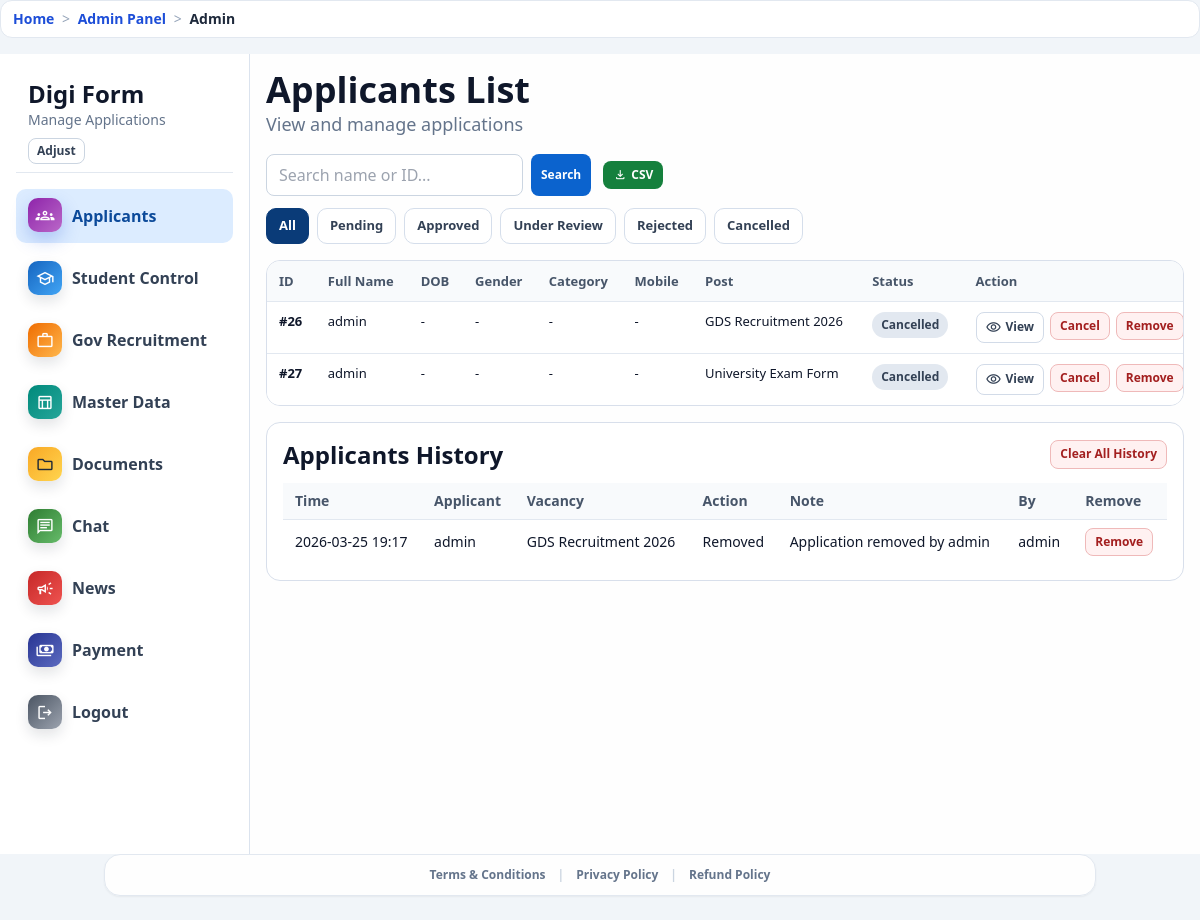
Page /admin-panel/applicants/ (signed in) on the committed database.
### accounts/models.py (models this page shows, shortened)
class Application(models.Model):
    STATUS_PENDING = "pending"
    STATUS_APPROVED = "approved"
    STATUS_UNDER_REVIEW = "under_review"
    STATUS_REJECTED = "rejected"
    STATUS_CANCELLED = "cancelled"
    STATUS_CHOICES = [
        (STATUS_PENDING, "Pending"),
        (STATUS_APPROVED, "Approved"),
        (STATUS_UNDER_REVIEW, "Under Review"),
        (STATUS_REJECTED, "Rejected"),
        (STATUS_CANCELLED, "Cancelled"),
    ]
    profile = models.ForeignKey(UserProfile, on_delete=models.CASCADE, related_name="applications")
    vacancy = models.ForeignKey(Vacancy, on_delete=models.CASCADE, related_name="applications")
    status = models.CharField(max_length=20, choices=STATUS_CHOICES, default=STATUS_PENDING)
    remarks = models.TextField(blank=True)
    applied_at = models.DateTimeField(auto_now_add=True)
    updated_at = models.DateTimeField(auto_now=True)
    cancelled_at = models.DateTimeField(null=True, blank=True)
    class Meta:
        ordering = ["-applied_at"]
        constraints = [
            models.UniqueConstraint(fields=["profile", "vacancy"], name="unique_application_per_profile_vacancy"),
        ]

class Vacancy(models.Model):
    CATEGORY_GOVERNMENT = "government"
    CATEGORY_STUDENT = "student"
    CATEGORY_CHOICES = [
        (CATEGORY_GOVERNMENT, "Government"),
        (CATEGORY_STUDENT, "Student"),
    ]
    category = models.CharField(max_length=20, choices=CATEGORY_CHOICES, default=CATEGORY_GOVERNMENT)
    title = models.CharField(max_length=200)
    organization = models.CharField(max_length=200)
    last_date = models.DateField()
    icon_name = models.CharField(max_length=50, blank=True, default="description")
    image = models.ImageField(upload_to="vacancy_images/", null=True, blank=True)
    display_order = models.PositiveIntegerField(default=0)
    is_active = models.BooleanField(default=True)
    hidden_from_users = models.BooleanField(default=False)
    visible_to_users = models.JSONField(default=list, blank=True)
    required_documents = models.JSONField(default=list, blank=True)
    required_profile_fields = models.JSONField(default=list, blank=True)
    mobile_page_size = models.PositiveSmallIntegerField(default=6)
    created_at = models.DateTimeField(auto_now_add=True)
    class Meta:
        ordering = ["display_order", "last_date", "id"]

class ApplicationHistory(models.Model):
    ACTION_STATUS = "status_update"
    ACTION_CANCEL = "cancel"
    ACTION_REMOVE = "remove"
    ACTION_CHOICES = [
        (ACTION_STATUS, "Status Update"),
        (ACTION_CANCEL, "Cancelled"),
        (ACTION_REMOVE, "Removed"),
    ]
    application = models.ForeignKey(
        Application, null=True, blank=True, on_delete=models.SET_NULL, related_name="history_entries"
    )
    action = models.CharField(max_length=20, choices=ACTION_CHOICES, default=ACTION_STATUS)
    profile_name = models.CharField(max_length=150, blank=True)
    applicant_username = models.CharField(max_length=150, blank=True)
    vacancy_title = models.CharField(max_length=220, blank=True)
    actor_username = models.CharField(max_length=150, blank=True)
    note = models.CharField(max_length=300, blank=True)
    created_at = models.DateTimeField(auto_now_add=True)
    class Meta:
        ordering = ["-created_at", "-id"]

### core/views.py (the view)
# urls.py: path("admin-panel/applicants/", views.admin_applicants, name="admin_applicants"),
@login_required
def admin_applicants(request):
    if not _can_access_admin(request):
        messages.error(request, "Admin panel access allowed nahi hai.")
        return redirect("dashboard")
    query = request.GET.get("q", "").strip()
    status = request.GET.get("status", "all").strip() or "all"
    applications = _filtered_applications(query, status)
    for app in applications:
        app.document_links = _collect_document_links(app)
        payload = _extract_payload_from_remarks(app.remarks)
        app.display_full_name = (
            _payload_first_value(payload, "Full Name", "Student Name", "Applicant Name", "Name")
            or app.profile.full_name
            or app.profile.user.username
        )
        app.display_dob = _payload_first_value(payload, "Date Of Birth", "DOB") or (
            app.profile.dob.strftime("%Y-%m-%d") if app.profile.dob else ""
        )
        app.display_gender = _payload_first_value(payload, "Gender") or app.profile.get_gender_display()
        app.display_category = _payload_first_value(payload, "Category", "Category/Caste", "Caste") or app.profile.category
        app.display_mobile = _payload_first_value(payload, "Mobile Number", "Mobile", "Contact Info", "Mobile No") or app.profile.mobile
    history_rows = list(ApplicationHistory.objects.all()[:120])
    context = {
        "applications": applications,
        "history_rows": history_rows,
        "query": query,
        "status": status,
        "status_choices": [("all", "All")] + list(Application.STATUS_CHOICES),
        "is_admin_user": True,
    }
    return render(request, "portal_main/admin_applicants.html", context)

### templates/portal_main/admin_applicants.html (shortened to what this page needs)
{% extends 'base.html' %}
{% block body_class %}min-h-screen bg-slate-100 text-slate-900{% endblock %}
{% block page_container_class %}max-w-[1400px] mx-auto p-0{% endblock %}
{% block content %}
<div id="adminLayout" class="layout">
  <aside class="side p-4">
    <div class="px-3 py-2 border-b border-slate-200">
      <div class="text-2xl font-black">Digi Form</div>
      <div class="text-sm text-slate-500 brand-sub">Manage Applications</div>
      <button id="sidebarAdjustBtn" type="button" class="mt-2 rounded-lg border border-slate-300 px-2 py-1 text-xs font-bold text-slate-700">Adjust</button>
    </div>
    <nav class="mt-4 space-y-2">
      <a class="menu-link active" href="{% url 'admin_applicants' %}"><span class="material-symbols-outlined">groups</span><span class="menu-label">Applicants</span></a>
      <a class="menu-link" href="{% url 'admin_option_control' 'student' %}"><span class="material-symbols-outlined">school</span><span class="menu-label">Student Control</span></a>
      <a class="menu-link" href="{% url 'admin_option_control' 'government' %}"><span class="material-symbols-outlined">work</span><span class="menu-label">Gov Recruitment</span></a>
      <a class="menu-link" href="{% url 'admin_master_data_control' %}"><span class="material-symbols-outlined">table_chart</span><span class="menu-label">Master Data</span></a>
      <a class="menu-link" href="{% url 'admin_documents' %}"><span class="material-symbols-outlined">folder</span><span class="menu-label">Documents</span></a>
      <a class="menu-link" href="{% url 'admin_chat' %}"><span class="material-symbols-outlined">chat</span><span class="menu-label">Chat</span></a>
      <a class="menu-link" href="{% url 'admin_news' %}"><span class="material-symbols-outlined">campaign</span><span class="menu-label">News</span></a>
      <a class="menu-link" href="{% url 'admin_payment' %}"><span class="material-symbols-outlined">payments</span><span class="menu-label">Payment</span></a>
      <a class="menu-link" href="{% url 'logout' %}"><span class="material-symbols-outlined">logout</span><span class="menu-label">Logout</span></a>
    </nav>
  </aside>
  <main class="panel">
    <h1 class="text-3xl md:text-4xl font-black">Applicants List</h1>
    <p class="text-base md:text-lg text-slate-500">View and manage applications</p>
    <div class="mt-4 flex flex-wrap gap-3 items-center">
      <form method="get" class="flex flex-wrap gap-2">
        <input id="liveSearchInput" name="q" value="{{ query }}" placeholder="Search name or ID..." list="applicantNameSuggestions" class="rounded-lg border border-slate-300 px-3 py-2 min-w-[220px]" autocomplete="off">
        <button type="submit" class="btn btn-blue">Search</button>
      </form>
      <a href="{% url 'admin_export_csv' %}?q={{ query }}&status={{ status }}" class="btn btn-green">
        <span class="material-symbols-outlined" style="font-size:14px;">download</span> CSV
      </a>
    </div>
    <div class="tabs mt-3">
      {% for value, label in status_choices %}
      <a href="{% url 'admin_applicants' %}?status={{ value }}&q={{ query }}" class="tab {% if status == value %}active{% endif %}">{{ label }}</a>
      {% endfor %}
    </div>
    <section class="block mt-4 table-wrap">
      <table class="w-full text-left app-table">
        <thead class="bg-slate-50 text-slate-600 text-sm">
          <tr>
            <th>ID</th>
            <th>Full Name</th>
            <th>DOB</th>
            <th>Gender</th>
            <th>Category</th>
            <th>Mobile</th>
            <th>Post</th>
            <th>Status</th>
            <th>Action</th>
          </tr>
        </thead>
        <tbody>
          {% for app in applications %}
          <tr class="border-t border-slate-200 align-top app-row" data-app-row="{{ app.id }}" data-search="{{ app.id }} {{ app.profile.id }} {{ app.display_full_name|lower }} {{ app.display_mobile }} {{ app.vacancy.title|lower }}">
            <td class="font-bold">#{{ app.id }}</td>
            <td>{{ app.display_full_name }}</td>
            <td>{{ app.display_dob|default:"-" }}</td>
            <td>{{ app.display_gender|default:"-" }}</td>
            <td>{{ app.display_category|default:"-" }}</td>
            <td>{{ app.display_mobile|default:"-" }}</td>
            <td>{{ app.vacancy.title }}</td>
            <td><span class="status {{ app.status }}">{{ app.get_status_display }}</span></td>
            <td>
              <div class="action-pack">
                <button
                  type="button"
                  class="btn btn-gray open-detail"
                  data-detail-url="{% url 'admin_applicant_detail_json' app.id %}"
                  data-csv-url="{% url 'admin_export_single_csv' app.id %}"
                  data-pdf-url="{% url 'admin_applicant_pdf' app.id %}"
                  data-extension-url="{% url 'admin_applicant_extension_file' app.id %}"
                  data-doczip-url="{% url 'admin_download_all_documents' app.id %}"
                >
                  <span class="material-symbols-outlined" style="font-size:16px;">visibility</span> View
                </button>
                <form method="post" action="{% url 'admin_update_application' app.id %}" class="js-admin-app-form" data-app-id="{{ app.id }}" data-form-kind="cancel">
                  <button class="btn btn-red" type="submit">Cancel</button>
                </form>
                <form method="post" action="{% url 'admin_remove_application' app.id %}" class="js-admin-app-form" data-app-id="{{ app.id }}" data-form-kind="remove">
                  <button class="btn btn-red" type="submit">Remove</button>
                </form>
              </div>
            </td>
          </tr>
          {% empty %}
          <tr id="emptyRow"><td colspan="9" class="px-4 py-6 text-center text-slate-500">No applications found.</td></tr>
          {% endfor %}
        </tbody>
      </table>
    </section>
    <section class="block mt-4 p-4">
      <div class="flex flex-wrap items-center justify-between gap-2">
        <h2 class="text-2xl font-black">Applicants History</h2>
        <form method="post" action="{% url 'admin_clear_history' %}" id="clearHistoryForm">
          <button type="submit" class="btn btn-red">Clear All History</button>
        </form>
      </div>
      <div class="mt-3 table-wrap">
        <table class="w-full text-left text-sm">
          <thead class="bg-slate-50 text-slate-600">
            <tr>
              <th class="px-3 py-2">Time</th>
              <th class="px-3 py-2">Applicant</th>
              <th class="px-3 py-2">Vacancy</th>
              <th class="px-3 py-2">Action</th>
              <th class="px-3 py-2">Note</th>
              <th class="px-3 py-2">By</th>
              <th class="px-3 py-2">Remove</th>
            </tr>
          </thead>
          <tbody>
            {% for h in history_rows %}
            <tr class="border-t border-slate-200" data-history-row="{{ h.id }}">
              <td class="px-3 py-2">{{ h.created_at|date:"Y-m-d H:i" }}</td>
              <td class="px-3 py-2">{{ h.profile_name|default:h.applicant_username }}</td>
              <td class="px-3 py-2">{{ h.vacancy_title }}</td>
              <td class="px-3 py-2">{{ h.get_action_display }}</td>
              <td class="px-3 py-2">{{ h.note }}</td>
              <td class="px-3 py-2">{{ h.actor_username }}</td>
              <td class="px-3 py-2">
                <form method="post" action="{% url 'admin_remove_history_entry' h.id %}" class="js-history-remove" data-history-id="{{ h.id }}">
                  <button type="submit" class="btn btn-red">Remove</button>
                </form>
              </td>
            </tr>
            {% empty %}
            <tr><td colspan="7" class="px-3 py-3 text-slate-500">No history yet.</td></tr>
            {% endfor %}
          </tbody>
        </table>
      </div>
    </section>
  </main>
</div>
{% endblock %}

### rows in the picture
Application: id "26", display_full_name "admin", display_dob "-", display_gender "-", display_category "-", display_mobile "-", vacancy "GDS Recruitment 2026", status "Cancelled"
Application: id "27", display_full_name "admin", display_dob "-", display_gender "-", display_category "-", display_mobile "-", vacancy "University Exam Form", status "Cancelled"
ApplicationHistory: created_at "2026-03-25 19:17", profile_name "admin", vacancy_title "GDS Recruitment 2026", action "Removed", note "Application removed by admin", actor_username "admin"

### other values in the picture
{{ crumb.label }} "Home" "Admin Panel"
{{ crumb.label }} "Admin"
{{ label }} "All" "Pending" "Approved" "Under Review" "Rejected" "Cancelled"
